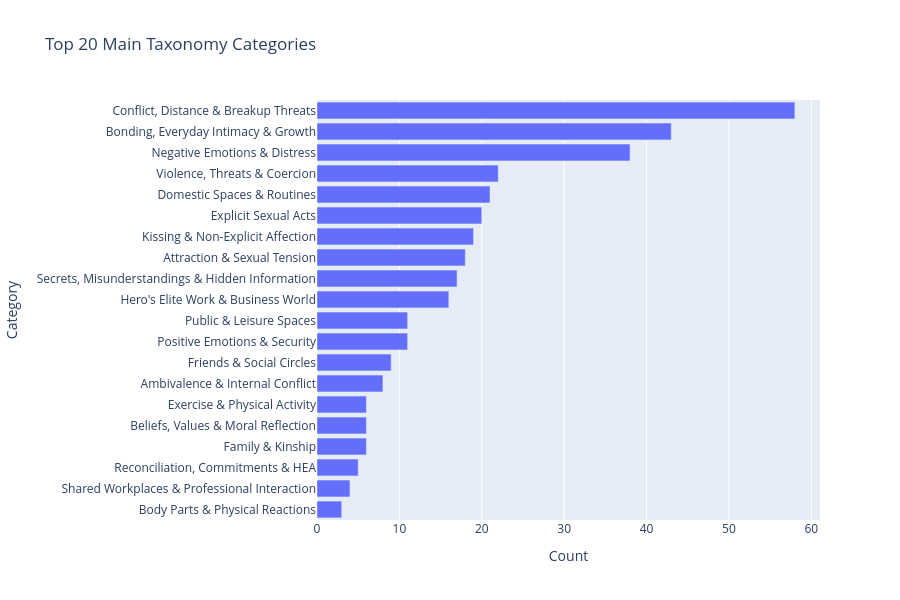

The cell this chart's notebook holds for it:
### Code cell
# Interactive visualization: Top main categories
top_main = df["taxonomy_main_name"].value_counts().head(20)
fig = px.bar(
    x=top_main.values,
    y=top_main.index,
    orientation='h',
    title="Top 20 Main Taxonomy Categories",
    labels={"x": "Count", "y": "Category"},
    height=600
)
fig.update_layout(yaxis={'categoryorder': 'total ascending'})
fig.show()

### Figure 1 — Plotly figure (JSON) as saved in the notebook; plotly's stock layout.template omitted (floating-point values rounded to 4 significant figures)
{"data": [{"hovertemplate": "Count=%{x}<br>Category=%{y}<extra></extra>", "legendgroup": "", "marker": {"color": "#636efa", "pattern": {"shape": ""}}, "name": "", "orientation": "h", "showlegend": false, "textposition": "auto", "type": "bar", "x": [58, 43, 38, 22, 21, 20, 19, 18, 17, 16, 11, 11, 9, 8, 6, 6, 6, 5, 4, 3], "xaxis": "x", "y": ["Conflict, Distance & Breakup Threats", "Bonding, Everyday Intimacy & Growth", "Negative Emotions & Distress", "Violence, Threats & Coercion", "Domestic Spaces & Routines", "Explicit Sexual Acts", "Kissing & Non-Explicit Affection", "Attraction & Sexual Tension", "Secrets, Misunderstandings & Hidden Information", "Hero's Elite Work & Business World", "Positive Emotions & Security", "Public & Leisure Spaces", "Friends & Social Circles", "Ambivalence & Internal Conflict", "Family & Kinship", "Beliefs, Values & Moral Reflection", "Exercise & Physical Activity", "Reconciliation, Commitments & HEA", "Shared Workplaces & Professional Interaction", "Body Parts & Physical Reactions"], "yaxis": "y"}], "layout": {"barmode": "relative", "height": 600, "legend": {"tracegroupgap": 0}, "title": {"text": "Top 20 Main Taxonomy Categories"}, "xaxis": {"anchor": "y", "domain": [0, 1], "title": {"text": "Count"}}, "yaxis": {"anchor": "x", "categoryorder": "total ascending", "domain": [0, 1], "title": {"text": "Category"}}}}
